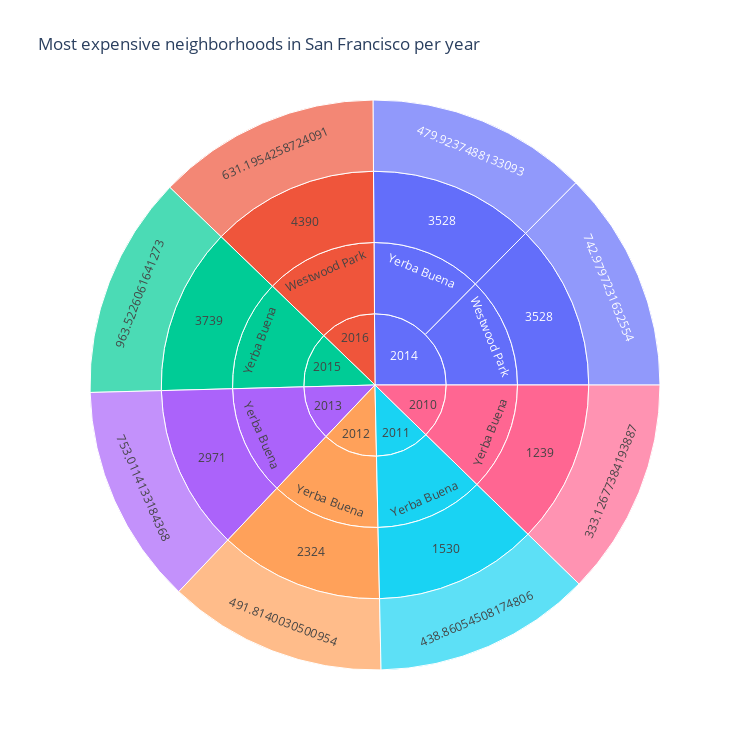

The notebook cell saved with this chart:
### Markdown cell above
### Create a sunburst chart to conduct a costs analysis of most expensive neighborhoods in San Francisco per year

### Code cell
# Sunburst Plot
fig = px.sunburst(df_expensive_neighborhoods_per_year,
                  path=["year", "neighborhood", "gross_rent", "sale_price_sqr_foot"],
                  values='housing_units',
                  title="Most expensive neighborhoods in San Francisco per year",
                  width=750, height=750)
fig.show()

### Figure 1 — Plotly figure (JSON) as saved in the notebook; plotly's stock layout.template omitted (floating-point values rounded to 4 significant figures)
{"data": [{"branchvalues": "total", "domain": {"x": [0, 1], "y": [0, 1]}, "hovertemplate": "labels=%{label}<br>housing_units=%{value}<br>parent=%{parent}<br>id=%{id}<extra></extra>", "ids": ["2010/Yerba Buena/1239/333.12677384193887", "2011/Yerba Buena/1530/438.86054508174806", "2014/Yerba Buena/3528/479.9237488133093", "2012/Yerba Buena/2324/491.8140030500954", "2016/Westwood Park/4390/631.1954258724091", "2014/Westwood Park/3528/742.9797231632554", "2013/Yerba Buena/2971/753.0114133184368", "2015/Yerba Buena/3739/963.5226061641273", "2010/Yerba Buena/1239", "2011/Yerba Buena/1530", "2012/Yerba Buena/2324", "2013/Yerba Buena/2971", "2014/Westwood Park/3528", "2014/Yerba Buena/3528", "2015/Yerba Buena/3739", "2016/Westwood Park/4390", "2014/Westwood Park", "2016/Westwood Park", "2010/Yerba Buena", "2011/Yerba Buena", "2012/Yerba Buena", "2013/Yerba Buena", "2014/Yerba Buena", "2015/Yerba Buena", "2010", "2011", "2012", "2013", "2014", "2015", "2016"], "labels": ["333.12677384193887", "438.86054508174806", "479.9237488133093", "491.8140030500954", "631.1954258724091", "742.9797231632554", "753.0114133184368", "963.5226061641273", "1239", "1530", "2324", "2971", "3528", "3528", "3739", "4390", "Westwood Park", "Westwood Park", "Yerba Buena", "Yerba Buena", "Yerba Buena", "Yerba Buena", "Yerba Buena", "Yerba Buena", "2010", "2011", "2012", "2013", "2014", "2015", "2016"], "name": "", "parents": ["2010/Yerba Buena/1239", "2011/Yerba Buena/1530", "2014/Yerba Buena/3528", "2012/Yerba Buena/2324", "2016/Westwood Park/4390", "2014/Westwood Park/3528", "2013/Yerba Buena/2971", "2015/Yerba Buena/3739", "2010/Yerba Buena", "2011/Yerba Buena", "2012/Yerba Buena", "2013/Yerba Buena", "2014/Westwood Park", "2014/Yerba Buena", "2015/Yerba Buena", "2016/Westwood Park", "2014", "2016", "2010", "2011", "2012", "2013", "2014", "2015", "", "", "", "", "", "", ""], "type": "sunburst", "values": [372560, 374507, 380348, 376454, 384242, 380348, 378401, 382295, 372560, 374507, 376454, 378401, 380348, 380348, 382295, 384242, 380348, 384242, 372560, 374507, 376454, 378401, 380348, 382295, 372560, 374507, 376454, 378401, 760696, 382295, 384242]}], "layout": {"height": 750, "legend": {"tracegroupgap": 0}, "title": {"text": "Most expensive neighborhoods in San Francisco per year"}, "width": 750}}
